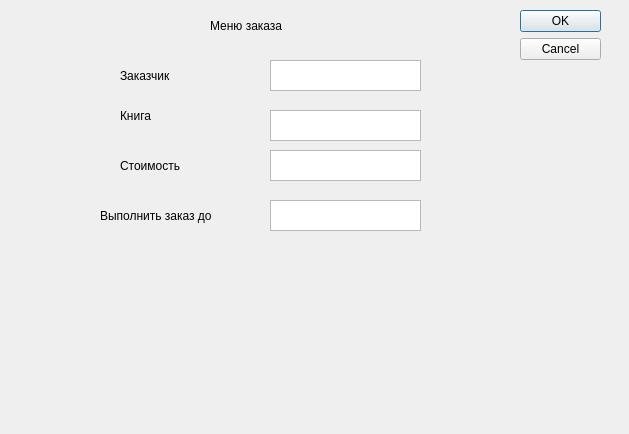
<?xml version="1.0" encoding="UTF-8"?>
<ui version="4.0">
 <class>NewOrder</class>
 <widget class="QDialog" name="NewOrder">
  <property name="geometry">
   <rect>
    <x>0</x>
    <y>0</y>
    <width>629</width>
    <height>434</height>
   </rect>
  </property>
  <property name="windowTitle">
   <string>Dialog</string>
  </property>
  <widget class="QDialogButtonBox" name="confirm">
   <property name="geometry">
    <rect>
     <x>520</x>
     <y>10</y>
     <width>81</width>
     <height>241</height>
    </rect>
   </property>
   <property name="orientation">
    <enum>Qt::Vertical</enum>
   </property>
   <property name="standardButtons">
    <set>QDialogButtonBox::Cancel|QDialogButtonBox::Ok</set>
   </property>
  </widget>
  <widget class="QLabel" name="label">
   <property name="geometry">
    <rect>
     <x>210</x>
     <y>10</y>
     <width>101</width>
     <height>31</height>
    </rect>
   </property>
   <property name="text">
    <string>Меню заказа</string>
   </property>
  </widget>
  <widget class="QTextEdit" name="textEdit">
   <property name="geometry">
    <rect>
     <x>270</x>
     <y>60</y>
     <width>151</width>
     <height>31</height>
    </rect>
   </property>
  </widget>
  <widget class="QLabel" name="label_2">
   <property name="geometry">
    <rect>
     <x>120</x>
     <y>60</y>
     <width>101</width>
     <height>31</height>
    </rect>
   </property>
   <property name="text">
    <string>Заказчик</string>
   </property>
  </widget>
  <widget class="QLabel" name="label_3">
   <property name="geometry">
    <rect>
     <x>120</x>
     <y>100</y>
     <width>101</width>
     <height>31</height>
    </rect>
   </property>
   <property name="text">
    <string>Книга</string>
   </property>
  </widget>
  <widget class="QLabel" name="label_4">
   <property name="geometry">
    <rect>
     <x>120</x>
     <y>150</y>
     <width>101</width>
     <height>31</height>
    </rect>
   </property>
   <property name="text">
    <string>Стоимость</string>
   </property>
  </widget>
  <widget class="QTextEdit" name="textEdit_2">
   <property name="geometry">
    <rect>
     <x>270</x>
     <y>110</y>
     <width>151</width>
     <height>31</height>
    </rect>
   </property>
  </widget>
  <widget class="QLabel" name="label_5">
   <property name="geometry">
    <rect>
     <x>100</x>
     <y>200</y>
     <width>121</width>
     <height>31</height>
    </rect>
   </property>
   <property name="text">
    <string>Выполнить заказ до</string>
   </property>
  </widget>
  <widget class="QTextEdit" name="textEdit_3">
   <property name="geometry">
    <rect>
     <x>270</x>
     <y>150</y>
     <width>151</width>
     <height>31</height>
    </rect>
   </property>
  </widget>
  <widget class="QTextEdit" name="dateedit">
   <property name="geometry">
    <rect>
     <x>270</x>
     <y>200</y>
     <width>151</width>
     <height>31</height>
    </rect>
   </property>
  </widget>
 </widget>
 <resources/>
 <connections>
  <connection>
   <sender>confirm</sender>
   <signal>accepted()</signal>
   <receiver>NewOrder</receiver>
   <slot>accept()</slot>
   <hints>
    <hint type="sourcelabel">
     <x>248</x>
     <y>254</y>
    </hint>
    <hint type="destinationlabel">
     <x>157</x>
     <y>274</y>
    </hint>
   </hints>
  </connection>
  <connection>
   <sender>confirm</sender>
   <signal>rejected()</signal>
   <receiver>NewOrder</receiver>
   <slot>reject()</slot>
   <hints>
    <hint type="sourcelabel">
     <x>316</x>
     <y>260</y>
    </hint>
    <hint type="destinationlabel">
     <x>286</x>
     <y>274</y>
    </hint>
   </hints>
  </connection>
 </connections>
</ui>
